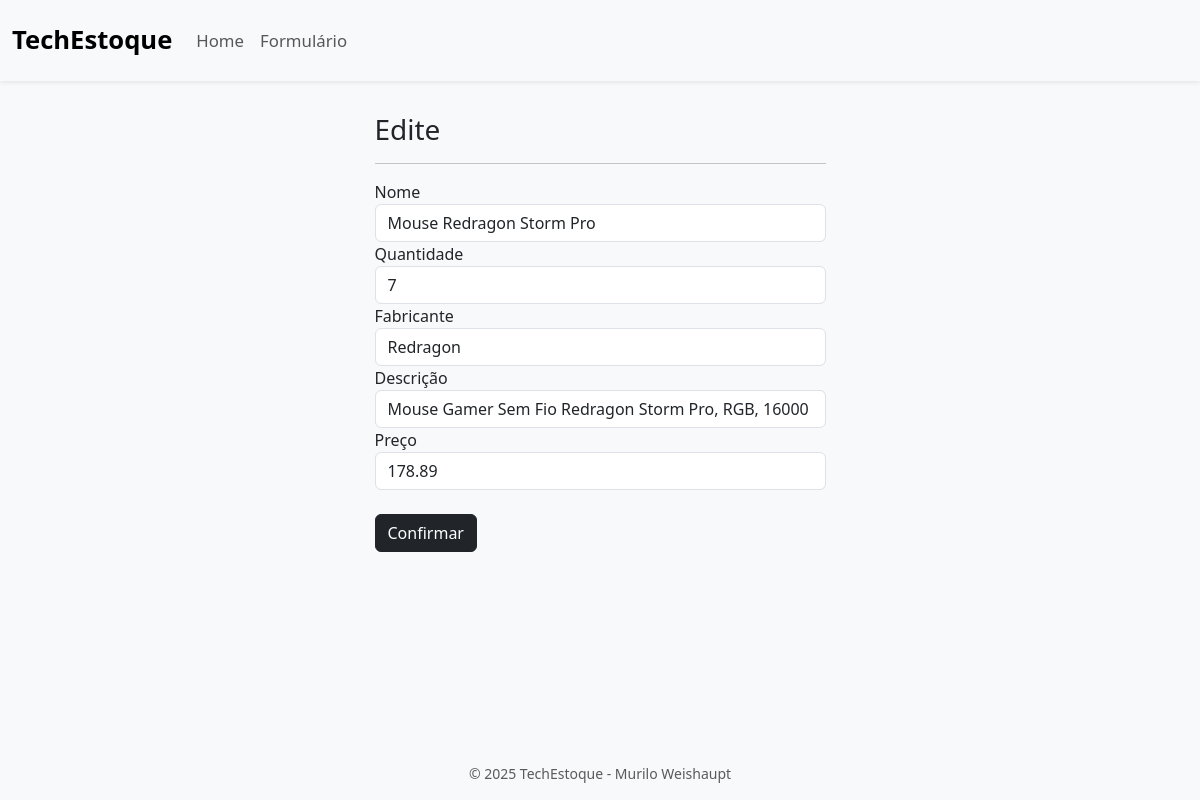
Before: /estoque/edit_produto/11 with the older database file.
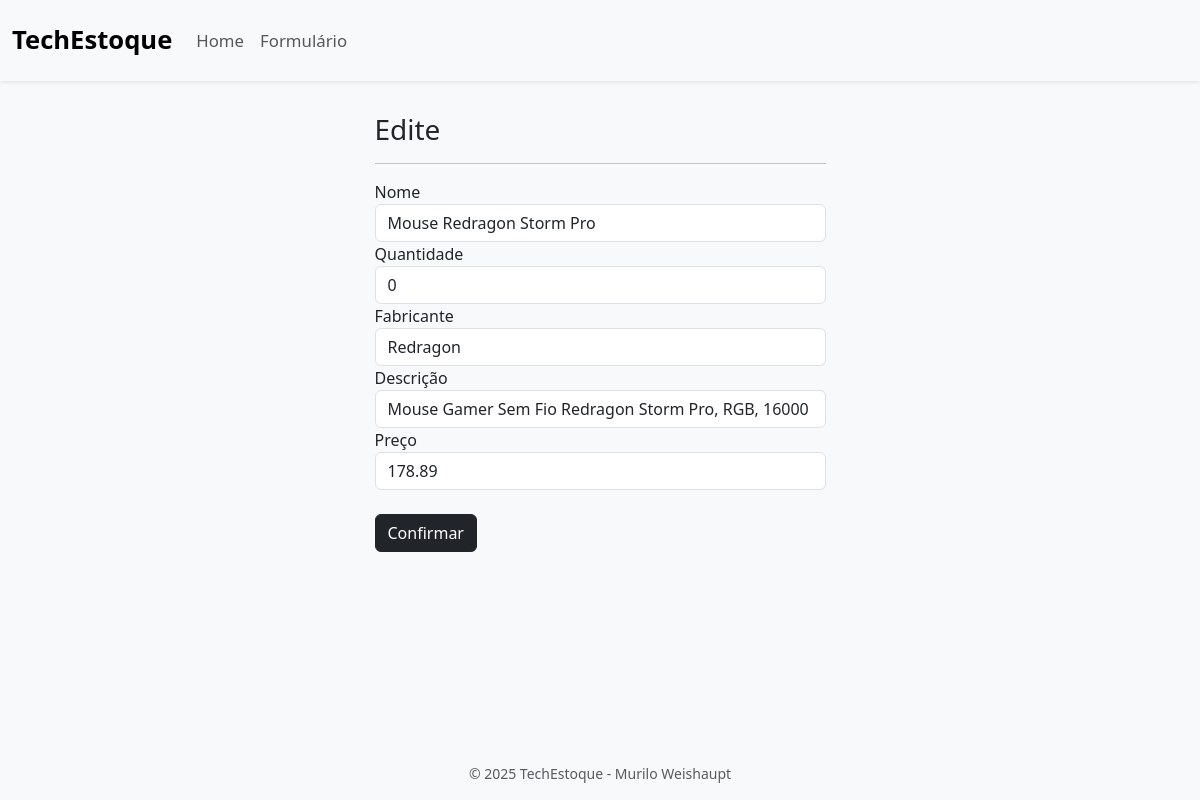
After: the same page with the newer database file.
### tables this page shows
CREATE TABLE produtos (
                    ID INTEGER PRIMARY KEY AUTOINCREMENT,
                    NOME TEXT,
                    QUANTIDADE_ESTOQUE INTEGER,
                    FABRICANTE TEXT,
                    DESCRICAO TEXT,
                    PRECO REAL);

### routes/produto.py (the view, shortened to what this page needs)
@bp_produto.route("/edit_produto/<string:id>", methods=["POST", "GET"])
def edit_produto(id):
    with sql.connect("form_db.db") as con:
        con.row_factory = sql.Row
        cur = con.cursor()
        cur.execute("SELECT * FROM produtos WHERE ID = ?", (id,))
        data = cur.fetchone()
    return render_template("edit_produto.html", data=data)

### templates/edit_produto.html
{% extends 'layout.html' %}
{% block body %}
<div class="row">
    <div class="col-5 mx-auto">
        <h3>Edite</h3><hr>
        <form method="post" action="{{url_for('produto.edit_produto', id=data.ID)}}">
            <div class="form group">
                    <label>Nome</label>
                    <input type="text" name="nome" required class="form-control" value="{{data.NOME}}">
                   </div>
                   <div class="form-group">
                    <label>Quantidade</label>
                    <input type="number" name="quantidade_estoque" required class="form-control" value="{{data.QUANTIDADE_ESTOQUE}}">
                   <div class="form-group">
                    <label>Fabricante</label>
                    <input type="text" name="fabricante" required class="form-control" value="{{data.FABRICANTE}}">
                   </div>
                   <div class="form-group">
                    <label>Descrição</label>
                    <input type="text" name="descricao" required class="form-control" value="{{data.DESCRICAO}}">
                   </div>
                   <div class="form-group">
                    <label>Preço</label>
                    <input type="number" step="0.01" min="0" name="preco" pattern="^\d+,\d{2}$" required placeholder="Ex: 99.99" class="form-control" value="{{data.PRECO}}">
                   </div>
                   <br>
            </div>
            <input type="submit" value="Confirmar" class="btn btn-dark">
        </form>
    </div>
</div>
{% endblock %}

Changed rows visible on the page:
changed produtos "Mouse Redragon Storm Pro": quantidade_estoque "7" → "0"
